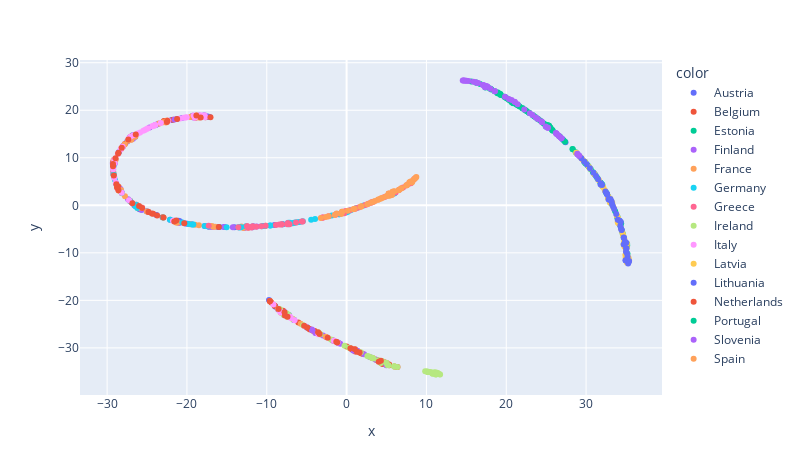

The cell this chart's notebook holds for it:
### Code cell
'''
t-SNE
'''
X = big_data.values
y = labels
tsne = TSNE(perplexity=30, n_components=2, learning_rate='auto', metric ='euclidean', random_state=0, n_jobs=-1)
X_embedded1 = tsne.fit_transform(X)
scatter2d(X_embedded1, y, [0, 1])
